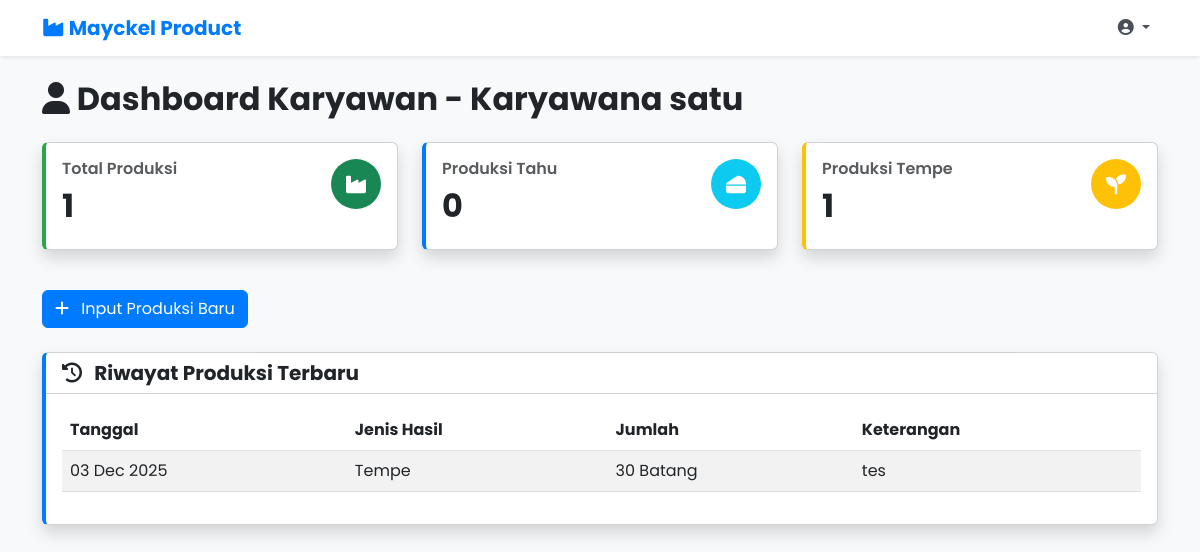
/core/karyawan/dashboard/ (signed in), run on an earlier commit of the app's database.
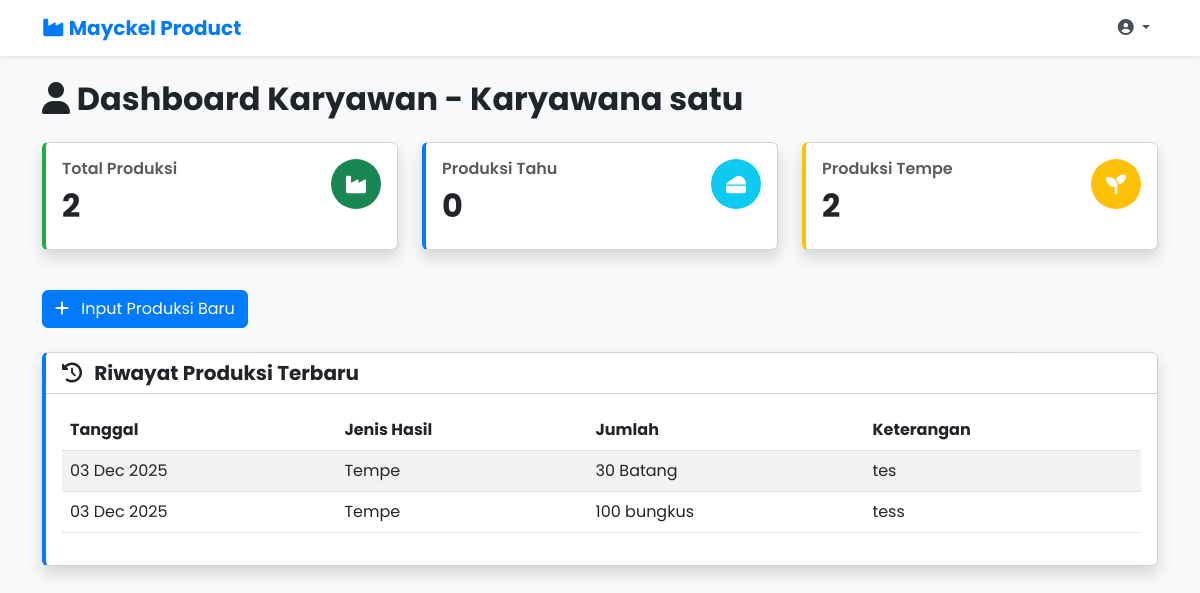
And on a later commit of the database.
### core/models.py (models this page shows, shortened)
class Karyawan(models.Model):
    idKaryawan = models.AutoField(primary_key=True)
    nama = models.CharField(max_length=255)
    username = models.CharField(max_length=50, unique=True)
    password = models.CharField(max_length=255)
    class Meta:
        db_table = 'karyawan'
    class Admin:
        verbose_name = 'Karyawan'
        verbose_name_plural = 'Karyawan'  # Menghilangkan pluralisasi default

class Produksi(models.Model):
    idProduksi = models.AutoField(primary_key=True)
    tanggalProduksi = models.DateField()
    jenisHasil = models.CharField(max_length=50, choices=[('Tahu', 'Tahu'), ('Tempe', 'Tempe')])
    jumlahHasil = models.IntegerField()
    satuanHasil = models.CharField(max_length=20)
    keterangan = models.TextField(blank=True, null=True)
    idKaryawan = models.ForeignKey(Karyawan, on_delete=models.CASCADE)
    class Meta:
        db_table = 'produksi'
    class Admin:
        verbose_name = 'Produksi'
        verbose_name_plural = 'Produksi'  # Menghilangkan pluralisasi default

### core/views.py (the view)
# urls.py: path('karyawan/dashboard/', views.karyawan_dashboard, name='karyawan_dashboard'),
def karyawan_dashboard(request):
    if not request.session.get('karyawan_id'):
        messages.warning(request, "Anda harus login terlebih dahulu.")
        return redirect('core:karyawan_login')
    karyawan_id = request.session.get('karyawan_id')
    try:
        karyawan = Karyawan.objects.get(idKaryawan=karyawan_id)
    except Karyawan.DoesNotExist:
        messages.error(request, "Data karyawan tidak ditemukan.")
        return redirect('core:karyawan_login')
    bahan_baku = Produk.objects.filter(jenisProduk='Bahan Baku').order_by('namaProduk')
    recent_productions = Produksi.objects.filter(idKaryawan=karyawan).order_by('-tanggalProduksi')[:10]
    total_productions = Produksi.objects.filter(idKaryawan=karyawan).count()
    total_tahu = Produksi.objects.filter(idKaryawan=karyawan, jenisHasil='Tahu').count()
    total_tempe = Produksi.objects.filter(idKaryawan=karyawan, jenisHasil='Tempe').count()
    context = {
        'karyawan': karyawan,
        'bahan_baku': bahan_baku,
        'recent_productions': recent_productions,
        'total_productions': total_productions,
        'total_tahu': total_tahu,
        'total_tempe': total_tempe,
    }
    return render(request, 'karyawan/karyawan_dashboard.html', context)

### core/templates/karyawan/karyawan_dashboard.html (shortened to what this page needs)
{% extends 'karyawan/karyawan_base.html' %}
{% block content %}
<div class="row">
    <div class="col-12">
        <h2 class="mb-4 fw-bold">
            <i class="fas fa-user"></i> Dashboard Karyawan - {{ karyawan.nama }}
        </h2>
    </div>
</div>
<div class="row mb-4">
    <div class="col-6 col-md-4 mb-3">
        <div class="card card-custom metric-card h-100 shadow">
            <div class="card-body">
                <div class="d-flex justify-content-between">
                    <div>
                        <h6 class="card-title fw-semibold text-muted">Total Produksi</h6>
                        <h2 class="fw-bold text-dark">{{ total_productions }}</h2>
                    </div>
                    <div class="icon-circle bg-success text-white rounded-circle d-flex align-items-center justify-content-center" style="width: 50px; height: 50px; min-width: 50px;">
                        <i class="fas fa-industry fa-lg"></i>
                    </div>
                </div>
            </div>
        </div>
    </div>
    <div class="col-6 col-md-4 mb-3">
        <div class="card card-custom h-100 shadow" style="border-left-color: #007bff;">
            <div class="card-body">
                <div class="d-flex justify-content-between">
                    <div>
                        <h6 class="card-title fw-semibold text-muted">Produksi Tahu</h6>
                        <h2 class="fw-bold text-dark">{{ total_tahu }}</h2>
                    </div>
                    <div class="icon-circle bg-info text-white rounded-circle d-flex align-items-center justify-content-center" style="width: 50px; height: 50px; min-width: 50px;">
                        <i class="fas fa-cheese fa-lg"></i>
                    </div>
                </div>
            </div>
        </div>
    </div>
    <div class="col-6 col-md-4 mb-3">
        <div class="card card-custom production-card h-100 shadow">
            <div class="card-body">
                <div class="d-flex justify-content-between">
                    <div>
                        <h6 class="card-title fw-semibold text-muted">Produksi Tempe</h6>
                        <h2 class="fw-bold text-dark">{{ total_tempe }}</h2>
                    </div>
                    <div class="icon-circle bg-warning text-white rounded-circle d-flex align-items-center justify-content-center" style="width: 50px; height: 50px; min-width: 50px;">
                        <i class="fas fa-seedling fa-lg"></i>
                    </div>
                </div>
            </div>
        </div>
    </div>
</div>
<div class="row mb-4">
    <div class="col-12">
        <button type="button" class="btn btn-primary btn-custom" data-bs-toggle="modal" data-bs-target="#inputProduksiModal">
            <i class="fas fa-plus me-2"></i> Input Produksi Baru
        </button>
    </div>
</div>
<div class="row">
    <div class="col-12">
        <div class="card card-custom shadow">
            <div class="card-header bg-white">
                <h5 class="mb-0 fw-bold"><i class="fas fa-history me-2"></i> Riwayat Produksi Terbaru</h5>
            </div>
            <div class="card-body">
                {% if recent_productions %}
                <div class="table-responsive">
                    <table class="table table-striped">
                        <thead>
                            <tr>
                                <th>Tanggal</th>
                                <th>Jenis Hasil</th>
                                <th>Jumlah</th>
                                <th>Keterangan</th>
                            </tr>
                        </thead>
                        <tbody>
                            {% for produksi in recent_productions %}
                            <tr>
                                <td>{{ produksi.tanggalProduksi|date:"d M Y" }}</td>
                                <td>{{ produksi.jenisHasil }}</td>
                                <td>{{ produksi.jumlahHasil }} {{ produksi.satuanHasil }}</td>
                                <td>{{ produksi.keterangan|default:"-" }}</td>
                            </tr>
                            {% endfor %}
                        </tbody>
                    </table>
                </div>
                {% else %}
                <p class="text-muted">Belum ada data produksi.</p>
                {% endif %}
            </div>
        </div>
    </div>
</div>
{% endblock %}

### core/templates/karyawan/karyawan_base.html (shortened to what this page needs)
<!DOCTYPE html>
<html lang="id">
<head>
    <link href="https://cdn.jsdelivr.net/npm/bootstrap@5.3.0-alpha1/dist/css/bootstrap.min.css" rel="stylesheet">
    <link rel="stylesheet" href="https://cdnjs.cloudflare.com/ajax/libs/font-awesome/6.4.0/css/all.min.css">
</head>
<body>
    <nav class="navbar navbar-expand-lg navbar-custom">
        <div class="container">
            <a class="navbar-brand" href="{% url 'core:karyawan_dashboard' %}">
                <i class="fas fa-industry"></i> Mayckel Product
            </a>
            <div class="collapse navbar-collapse" id="navbarNav">
                <ul class="navbar-nav ms-auto">
                    {% if request.session.karyawan_id %}
                    <li class="nav-item dropdown">
                        <a class="nav-link dropdown-toggle" href="#" id="navbarDropdown" role="button" data-bs-toggle="dropdown" aria-expanded="false">
                            <i class="fas fa-user-circle"></i> {{ request.session.karyawan_nama }}
                        </a>
                    </li>
                    {% endif %}
                </ul>
            </div>
        </div>
    </nav>
    <main class="container mt-4">
        {% block content %}
        {% endblock %}
    </main>
</body>
</html>

### core/templates/karyawan/karyawan_base.html (style rules this page uses)
body { font-family: 'Poppins', sans-serif; background-color: #f8f9fa; }
.navbar-custom { background-color: #ffffff; box-shadow: 0 0.125rem 0.25rem rgba(0, 0, 0, 0.075); }
.navbar-brand { font-weight: 700; color: #007bff !important; }
.nav-link { color: #495057 !important; font-weight: 500; }
.card-custom { border-left: 4px solid #007bff; box-shadow: 0 0.125rem 0.25rem rgba(0, 0, 0, 0.075); transition: transform 0.3s ease; }
.metric-card { border-left: 4px solid #28a745; }
.production-card { border-left: 4px solid #ffc107; }
.btn-custom { background-color: #007bff; border-color: #007bff; }

What changed in the data, as far as the page shows it:
added Produksi: tanggalProduksi "03 Dec 2025", jenisHasil "Tempe", jumlahHasil "100", satuanHasil "bungkus", keterangan "tess"
Also different on the page:
{{ total_productions }}: "1" → "2"
{{ total_tempe }}: "1" → "2"
